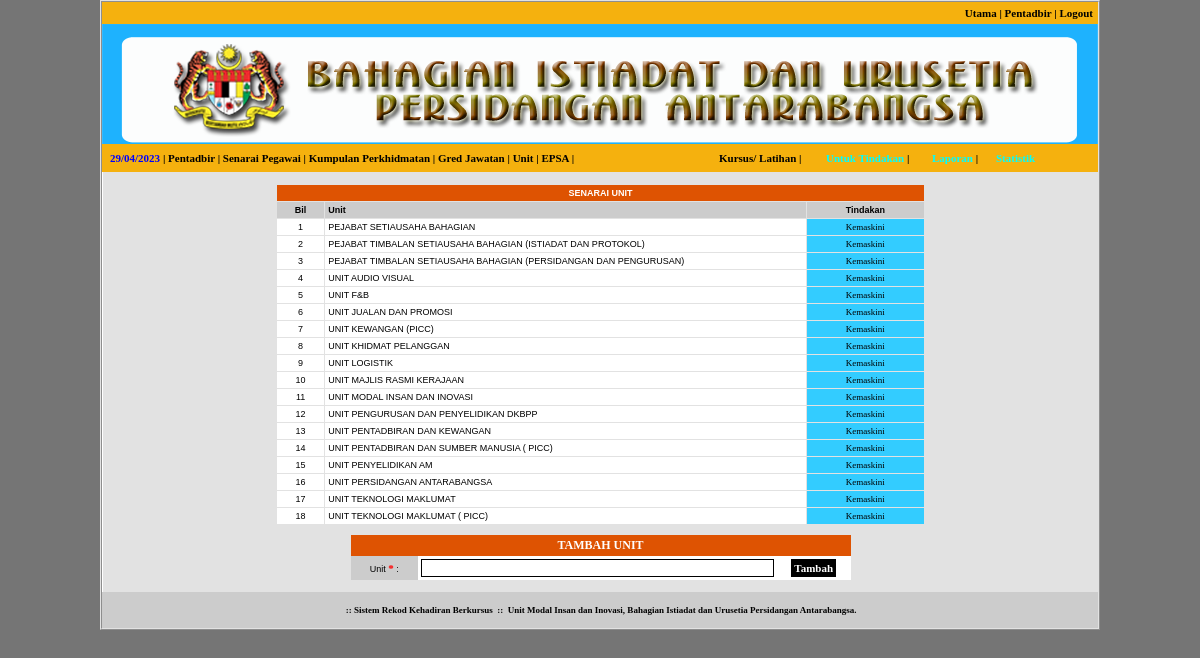
The app's page /admin/index.php?modul=bahagian&menu=senarai (signed in) with its own data.
### tables this page shows
CREATE TABLE IF NOT EXISTS `bahagian` (
  `bids` varchar(32) NOT NULL,
  `bdelete` int(1) NOT NULL DEFAULT '1',
  `bahagian` varchar(255) NOT NULL
);

### inc/fungsi.php (called while the page is built, shortened)
<?php
function output1($str) {
	if(!get_magic_quotes_gpc()) {
		$str = stripslashes($str);
	}
	return $str;
}
?>

### tmp/admin/bahagian_senarai.php (the view, shortened to what this page needs)
<table width="995" cellspacing="0" cellpadding="2" border="0">
    <tr>
        <td align="center" valign="top" bgcolor="#E2E2E2">
          <br />
          <table width="649" border="1" cellspacing="0" cellpadding="3" style="border-collapse: collapse">
            <tr class="text2">
              <td colspan="3" align="center" bgcolor="#DE5302">SENARAI UNIT</td>
            </tr>
            <tr class="text1">
              <td width="41" align="center" bgcolor="#CCCCCC">Bil</td>
              <td width="473" align="left" bgcolor="#CCCCCC">Unit</td>
              <td width="111" align="center" bgcolor="#CCCCCC">Tindakan</td>
            </tr>
            <?php
			$s = "SELECT * FROM bahagian WHERE bdelete = 1 ORDER BY bahagian ASC";
			$d = mysql_query($s);
			while ($t = mysql_fetch_array($d)) {
				$n = $n + 1;
				?>
                <tr>
                  <td align="center"><?php echo $n; ?></td>
                  <td align="left"><?php echo output1($t['bahagian']); ?></td>
                  <td align="center" bgcolor="#33CCFF"><a href="index.php?modul=bahagian&menu=kemaskini&id=<?php echo $t['bids']; ?>">Kemaskini</a></td>
                </tr>
            <?php
			}
				?>
          </table>
            <br />
            <table width="500" border="0" cellpadding="3" style="border-collapse: collapse">
          	<form id="bahagian" name="bahagian" method="post" action="index.php?modul=bahagian&amp;menu=tambah">
              <tr>
                <td colspan="3" align="center" bgcolor="#De5302" class="text2">TAMBAH UNIT</td>
              </tr>
              <tr>
                <td width="78" align="center" bgcolor="#CCCCCC">Unit <span class="text8">*</span> :</td>
                <td width="320" align="center"><input name="bahagian" type="text" id="bahagian" size="55" maxlength="255" class="input1" /></td>
                <td width="76" align="center">
				<input type="submit" name="Submit" id="Submit" value="Tambah" class="button" /></td>
              </tr>
          	</form>
            </table>
        <br /></td>
    </tr>
</table>

### files/latihan.css (style rules this page uses)
BODY { background: #757575; color: #000000; font-size: 11px; font-family: Tahoma, Verdana; }
A:link { color: #000000; text-decoration: none; font-family: Tahoma, Verdana; }
TABLE { font-size: 11px; font-family: Tahoma, Verdana; background: #FFFFFF; border-color: #E2E2E2; }
.text1 { font-family: Tahoma, Verdana; font-size: 11px; font-weight: bold; }
.text2 { font-family: Tahoma, Verdana; font-size: 12px; font-weight: bold; color: #FFFFFF; }
.text8 { font-family: Tahoma, Verdana; font-size: 11px; font-weight: bold; color: #FF0000; }
.input1 { font-family: Tahoma, Verdana; font-size: 11px; border: 1px solid black; text-transform: uppercase; background: white; padding: 2px; }
.button { color: #FFFFFF; font-family: Tahoma, Verdana; font-size: 11px; font-weight: bold; border: 1px solid black; background: #000000; padding: 2px; }

### records on screen
bahagian: bahagian "PEJABAT SETIAUSAHA BAHAGIAN"
bahagian: bahagian "PEJABAT TIMBALAN SETIAUSAHA BAHAGIAN (ISTIADAT DAN PROTOKOL)"
bahagian: bahagian "PEJABAT TIMBALAN SETIAUSAHA BAHAGIAN (PERSIDANGAN DAN PENGURUSAN)"
bahagian: bahagian "UNIT AUDIO VISUAL"
bahagian: bahagian "UNIT F&B"
bahagian: bahagian "UNIT JUALAN DAN PROMOSI"
bahagian: bahagian "UNIT KEWANGAN (PICC)"
bahagian: bahagian "UNIT KHIDMAT PELANGGAN"
bahagian: bahagian "UNIT LOGISTIK"
bahagian: bahagian "UNIT MAJLIS RASMI KERAJAAN"
bahagian: bahagian "UNIT MODAL INSAN DAN INOVASI"
bahagian: bahagian "UNIT PENGURUSAN DAN PENYELIDIKAN DKBPP"
bahagian: bahagian "UNIT PENTADBIRAN DAN KEWANGAN"
bahagian: bahagian "UNIT PENTADBIRAN DAN SUMBER MANUSIA ( PICC)"
bahagian: bahagian "UNIT PENYELIDIKAN AM"
bahagian: bahagian "UNIT PERSIDANGAN ANTARABANGSA"
bahagian: bahagian "UNIT TEKNOLOGI MAKLUMAT"
bahagian: bahagian "UNIT TEKNOLOGI MAKLUMAT ( PICC)"
